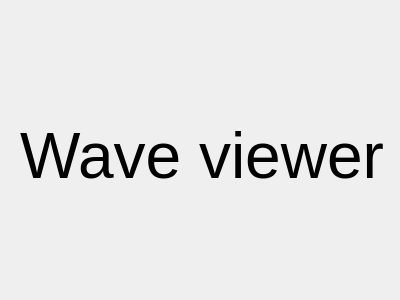
<?xml version="1.0" encoding="UTF-8"?>
<ui version="4.0">
 <class>AboutDialog</class>
 <widget class="QDialog" name="AboutDialog">
  <property name="geometry">
   <rect>
    <x>0</x>
    <y>0</y>
    <width>400</width>
    <height>300</height>
   </rect>
  </property>
  <property name="windowTitle">
   <string>Dialog</string>
  </property>
  <widget class="QLabel" name="label">
   <property name="geometry">
    <rect>
     <x>20</x>
     <y>80</y>
     <width>381</width>
     <height>151</height>
    </rect>
   </property>
   <property name="font">
    <font>
     <pointsize>48</pointsize>
    </font>
   </property>
   <property name="text">
    <string>Wave viewer</string>
   </property>
  </widget>
 </widget>
 <resources/>
 <connections/>
</ui>
